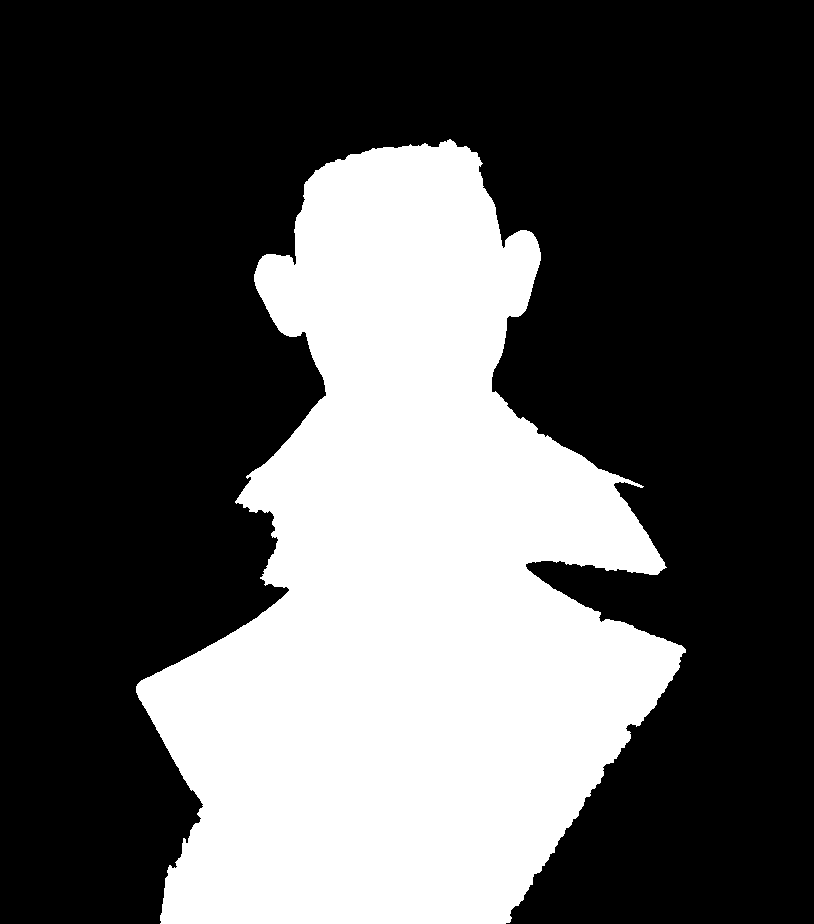
#> input picture scratch/watershed_mask.png, 814 x 924 px, found by its file name
$ python combine_masks.py
#> lines starting #> are read from the running program, lines starting #| are printed output that depends on the picture; after the words box and inside, x2 and y2 are one past the last pixel; in counts of white or black regions, pixels touching at a corner belong together
import numpy as np
from PIL import Image

m1 = np.array(Image.open("scratch/watershed_mask.png").convert("L")) > 128
#> m1: shape (924, 814) bool; 33.6% white; 1 white region, box (x1, y1, x2, y2) and area: (136, 139, 686, 924) 253081
m2 = np.array(Image.open("scratch/watershed_full_mask.png").convert("L")) > 128
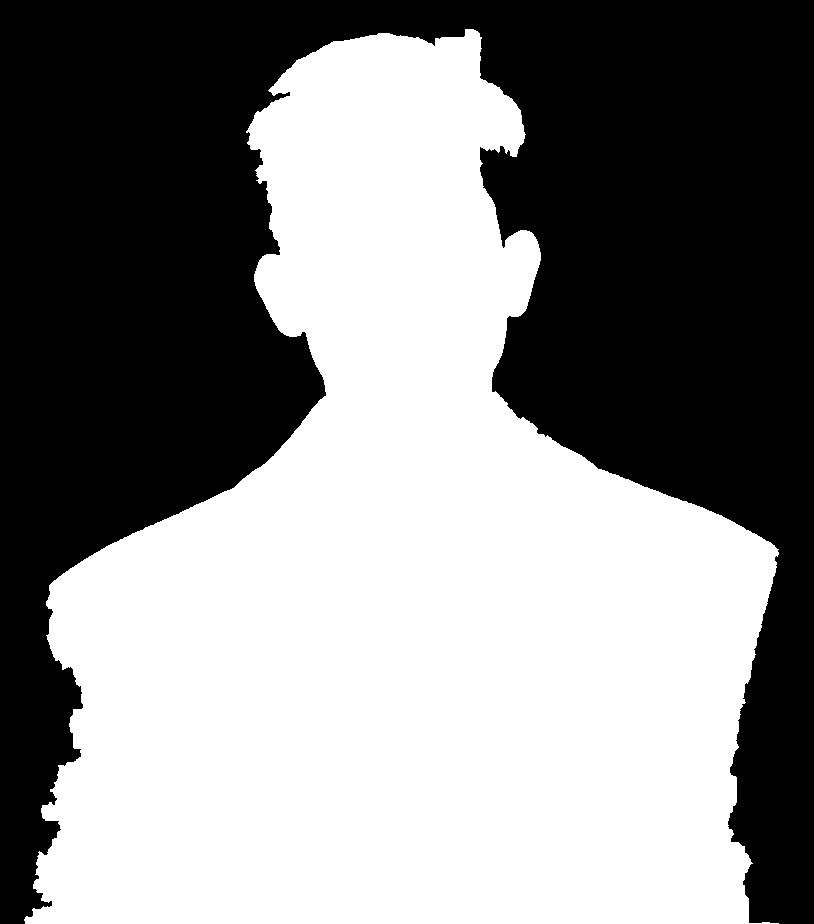
#> input picture scratch/watershed_full_mask.png, 814 x 924 px, found by its file name
#> m2: shape (924, 814) bool; 53.3% white; 1 black region, box (x1, y1, x2, y2) and area: (0, 0, 814, 924) 351296

# m1 has the head & hair (Y < 450)
# m2 has the coat (Y >= 450)
combined = np.zeros_like(m1)
combined[:440, :] = m1[:440, :]
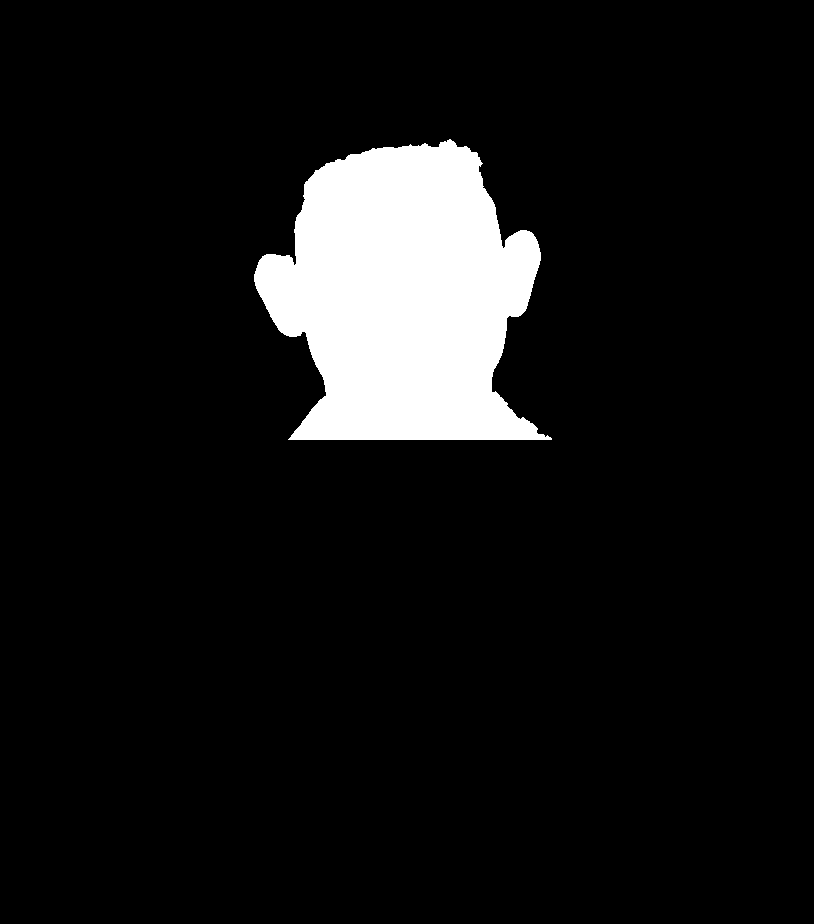
#> combined: shape (924, 814) bool; 8.3% white; 1 white region, box (x1, y1, x2, y2) and area: (254, 139, 552, 440) 62145
combined[440:, :] = m2[440:, :]
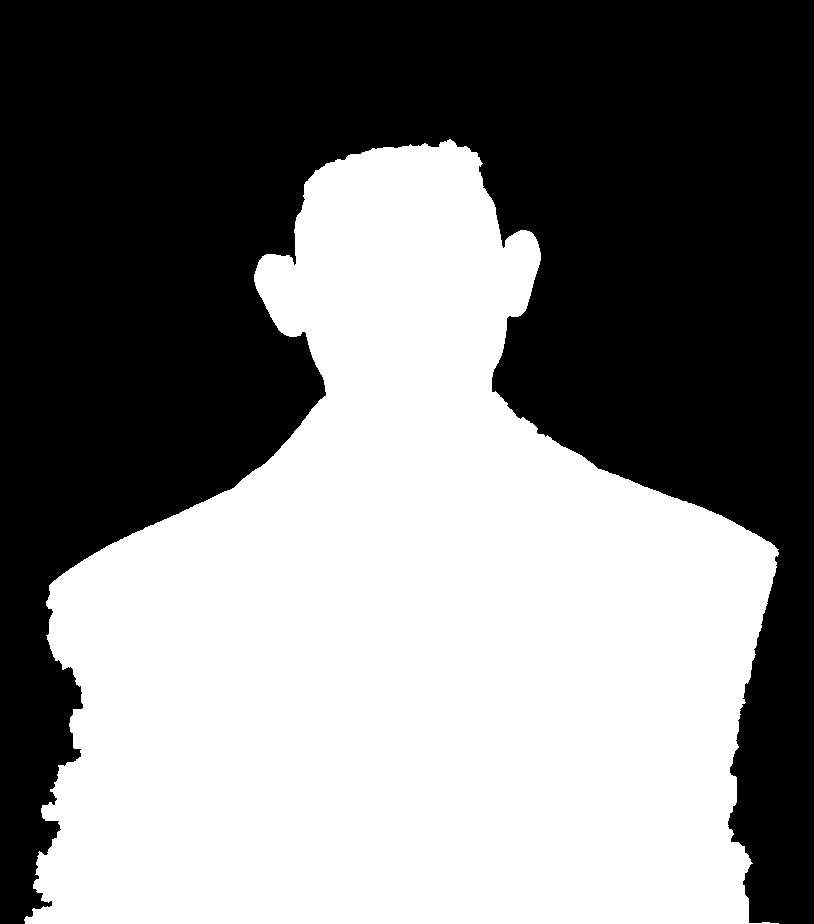
#> combined: shape (924, 814) bool; 49.4% white; 1 white region, box (x1, y1, x2, y2) and area: (24, 139, 779, 924) 371484

Image.fromarray((combined * 255).astype(np.uint8)).save("scratch/perfect_mask.png")
print("Saved scratch/perfect_mask.png")
